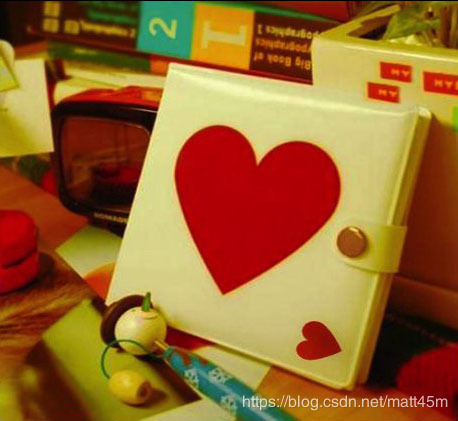
//> input picture IO_image/1.jpeg, 458 x 421 px; the run also reads 1 picture not shown here
$ ./roi ../IO_image/1.jpeg ../IO_image/2.jpeg   (built with g++ and OpenCV 4)
//> lines starting //> are read from the running program, lines starting //| are printed output that depends on the picture; after the words box and inside, x2 and y2 are one past the last pixel; in counts of white or black regions, pixels touching at a corner belong together
#include<opencv2/core.hpp>
#include<opencv2/imgcodecs.hpp>
#include<opencv2/imgproc.hpp>
#include<opencv2/highgui.hpp>
#include<iostream>

using namespace std;
using namespace cv;

Mat sample, Mark, img, tmp;
Mat Match;
Mat sample_Affine;
Mat frameDifference, absFrameDifference;
Mat segmentation;

static Point sample_pt = Point(-1, -1);
static Point match_pt = Point(-1, -1);
int thresh = 205, maxval = 255;

//function header
void onMouse(int event, int x, int y, int flags, void* ustc);
void matchingMethod(int, void*);
void Affine();
void findDifference(Mat& image1, Mat& image2);

int main(int argc, char** argv)
{
	sample = imread(argv[1], IMREAD_COLOR);
//> sample is the input picture: 421 rows x 458 cols, CV_8UC3; mean B, G, R 45.8, 101.7, 151
	sample.copyTo(img);
	sample.copyTo(tmp);
	namedWindow("sample", WINDOW_FREERATIO);
	setMouseCallback("sample", onMouse, 0);
	imshow("sample",sample);
	waitKey(0);
//> the left mouse button is pressed at (114, 105)
//> in onMouse, `putText(img, temp, pre_pt, FONT_HERSHEY_SIMPLEX, 3, Scalar(0, 0, 255),..`:
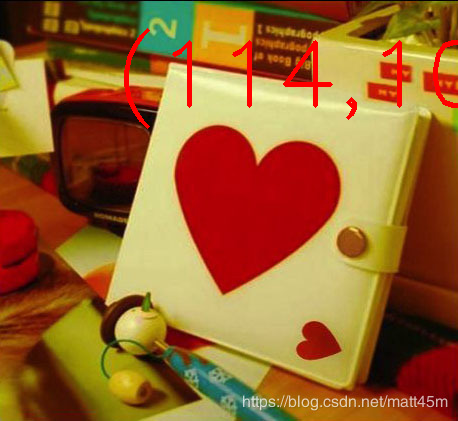
//> img: 421 rows x 458 cols, CV_8UC3; 1.58% of pixels changed, all inside (x1, y1, x2, y2) = (124, 28, 458, 129)
//> in onMouse, `circle(img, pre_pt, 2, Scalar(0, 0, 255), CV_FILLED, CV_AA, 0);`: img: 421 rows x 458 cols, CV_8UC3; 27 pixels changed, all inside (x1, y1, x2, y2) = (111, 103, 118, 109)
//> the mouse is dragged to (229, 210)
//> the mouse is dragged to (343, 315)
//> the button is released at (343, 315)
//> call 4 of onMouse, with event = 4, x = 343, y = 315, flags = 0
//> in onMouse (call 4), `circle(img, pre_pt, 2, Scalar(0, 0, 255), 1, 8, 0);`: img: 421 rows x 458 cols, CV_8UC3; mean B, G, R 45.6, 101.2, 152
//> in onMouse (call 4), `Mark = sample( Rect( min(cur_pt.x, pre_pt.x), min(cur_pt.y, pre_pt.y),..`:
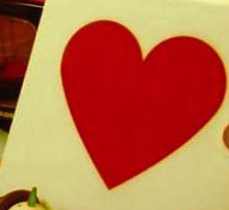
//> Mark: 210 rows x 229 cols, CV_8UC3; mean B, G, R 70.7, 110.4, 186.8

	Match = imread(argv[2], IMREAD_COLOR);
	namedWindow("templateMatching", WINDOW_FREERATIO);
	matchingMethod(0, 0);
	waitKey(0);

	Affine();
	waitKey(0);

	namedWindow("findDifference", WINDOW_FREERATIO);
	findDifference(sample_Affine, Match);
	waitKey(0);

	return 0;
}


void onMouse(int event, int x, int y, int flags, void* ustc)
{
	static Point pre_pt = Point(-1, -1);//初始坐标
	static Point cur_pt = Point(-1, -1);//当前坐标
	char temp[16];

	//左键按下，读取初始坐标，并在图像上该点处画圆
	if (event == EVENT_LBUTTONDOWN)
	{
		sample.copyTo(img);//将原始图像复制到img中
		sprintf(temp, "(%d,%d)", x, y);
		pre_pt = Point(x, y);
		sample_pt = Point(x, y);//鼠标标定点
		printf("(%d,%d)", sample_pt.x, sample_pt.y);

		//在窗口显示坐标
		putText(img, temp, pre_pt, FONT_HERSHEY_SIMPLEX,
			3, Scalar(0, 0, 255), 3, 8);

		//画圆
		circle(img, pre_pt, 2, Scalar(0, 0, 255),
			CV_FILLED, CV_AA, 0);

		imshow("sample", img);
	}

	//左键未被按下时鼠标移动的处理
	else if (event == EVENT_MOUSEMOVE && !(flags & EVENT_FLAG_LBUTTON))
	{
		img.copyTo(tmp);
		sprintf(temp, "(%d,%d)", x, y);
		cur_pt = Point(x, y);

		//实时显示鼠标移动的坐标
		putText(tmp, temp, cur_pt, FONT_HERSHEY_SIMPLEX,
			3, Scalar(0, 0, 255), 3, 8);

		imshow("sample", tmp);
	}

	//左键按下时，鼠标移动，在图像上画矩形
	else if (event == EVENT_MOUSEMOVE && (flags & EVENT_FLAG_LBUTTON))
	{
		img.copyTo(tmp);
		sprintf(temp, "(%d,%d)", x, y);
		cur_pt = Point(x, y);

		//实时显示鼠标拖动时形成的矩形
		/*putText(tmp, temp, cur_pt, FONT_HERSHEY_SIMPLEX,
			3, Scalar(0, 0, 255), 3, 8);*/

		rectangle(tmp, pre_pt, cur_pt, Scalar(0, 0, 255), 3, 8, 0);

		imshow("sample", tmp);
	}

	//左键松开，在图像上画矩形
	else if (event == EVENT_LBUTTONUP)
	{
		sample.copyTo(img);
		sprintf(temp, "(%d,%d)", x, y);
		cur_pt = Point(x, y);

		//显示坐标
		putText(img, temp, cur_pt, FONT_HERSHEY_SIMPLEX,
			3, Scalar(0, 0, 255), 3, 8);

		circle(img, pre_pt, 2, Scalar(0, 0, 255), 1, 8, 0);
		rectangle(img, pre_pt, cur_pt, Scalar(0, 0, 255), 3, 8, 0);

		imshow("sample", img);

		//截取矩形包围的图像，保存到Mark中
		int width = abs(pre_pt.x - cur_pt.x);
		int height = abs(pre_pt.y - cur_pt.y);
		if (width == 0 || height == 0)
		{
			return;
		}

		Mark = sample(
			Rect(
				min(cur_pt.x, pre_pt.x),
				min(cur_pt.y, pre_pt.y),
				width,
				height)
		);

		imwrite("Mark.jpg", Mark);
		namedWindow("Mark", WINDOW_FREERATIO);
		imshow("Mark", Mark);
	}
}

void matchingMethod(int, void*)
{
	Mat Match_display;
	Mat result;

	Match.copyTo(Match_display);

	//创建result矩阵存放匹配结果
	int result_cols = Match.cols - Mark.cols + 1;
//> result_cols = 230
	int result_rows = Match.rows - Mark.rows + 1;
//> result_rows = 212
	result.create(result_rows, result_cols, CV_32FC1);

	//执行模板匹配
	matchTemplate(Match, Mark, result, TM_SQDIFF);

	//归一化
	normalize(result, result, 0, 1, NORM_MINMAX, -1, Mat());

	//在 result 矩阵中，对最小值和最大值所处的坐标进行定位
	double minVal, maxVal;
	Point minLoc, maxLoc, matchLoc;
	minMaxLoc(result, &minVal, &maxVal, &minLoc, &maxLoc, Mat());
//> minVal = 0; maxVal = 1; minLoc = Point(114, 105); maxLoc = Point(42, 0)

	matchLoc = minLoc;
//> matchLoc = Point(114, 105)
	match_pt = matchLoc;//模板匹配点
//> match_pt = Point(114, 105)
	printf("(%d,%d)", match_pt.x, match_pt.y);
//| (114,105)

	rectangle(Match_display,
		matchLoc, Point(matchLoc.x + Mark.cols, matchLoc.y + Mark.rows),
		Scalar(0, 0, 255), 3, 8, 0);
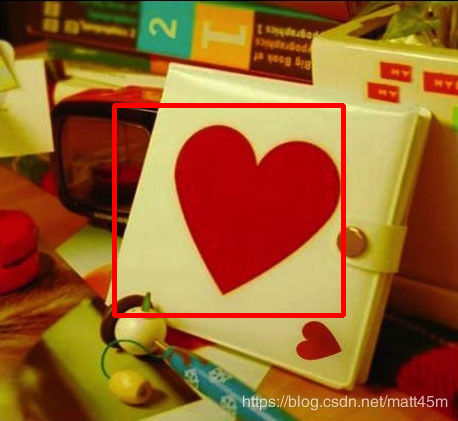
//> Match_display: 421 rows x 458 cols, CV_8UC3; mean B, G, R 43.8, 98.2, 152.8
	rectangle(result,
		matchLoc, Point(matchLoc.x + Mark.cols, matchLoc.y + Mark.rows),
		Scalar(0, 0, 255), 3, 8, 0);
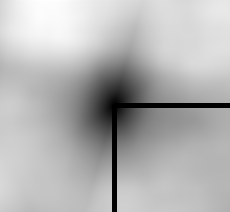
//> result: 212 rows x 230 cols, CV_32FC1; min 0, max 1, mean 0.704

	imshow("templateMatching", Match_display);

}

void Affine()
{
	//定义平移向量
	int dx = abs(sample_pt.x - match_pt.x);
//> dx = 0
	int dy = abs(sample_pt.y - match_pt.y);
//> dy = 0

	//定义平移矩阵
	Mat M = Mat::zeros(2, 3, CV_32FC1);
	M.at<float>(0, 0) = 1;
	M.at<float>(1, 1) = 1;

	if (match_pt.x < sample_pt.x)
	{
		M.at<float>(0, 2) = -dx;

		if (match_pt.y < sample_pt.y)
			M.at<float>(1, 2) = -dy;
		else
			M.at<float>(1, 2) = dy;

	}
	else
	{
		M.at<float>(0, 2) = dx;

		if (match_pt.y < sample_pt.y)
			M.at<float>(1, 2) = -dy;
		else
			M.at<float>(1, 2) = dy;
	}

	warpAffine(sample, sample_Affine, M, sample.size());
	namedWindow("Affine", WINDOW_FREERATIO);
	imshow("Affine", sample_Affine);
	imwrite("Affine.jpg", sample_Affine);
}

void findDifference(Mat& image1, Mat& image2)
{

	if ((image1.rows != image2.rows) || (image1.cols != image2.cols))
	{
		if (image1.rows > image2.rows)
		{
			resize(image1, image1, image2.size(), 0, 0, INTER_LINEAR);
		}
		else if (image1.rows < image2.rows)
		{
			resize(image2, image2, image1.size(), 0, 0, INTER_LINEAR);
		}
	}

	Mat image1_gray, image2_gray;
	if (image1.channels() != 1)
		cvtColor(image1, image1_gray, COLOR_BGR2GRAY);
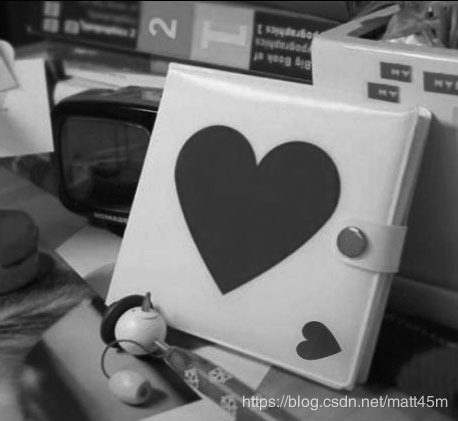
//> image1_gray: 421 rows x 458 cols, CV_8UC1; min 0, max 244, mean 110.1
	if (image2.channels() != 1)
		cvtColor(image2, image2_gray, COLOR_BGR2GRAY);

	Mat previousGrayFrame = image2_gray.clone();

	//图一减图二
	subtract(image1_gray, image2_gray, frameDifference, Mat(), CV_32FC1);
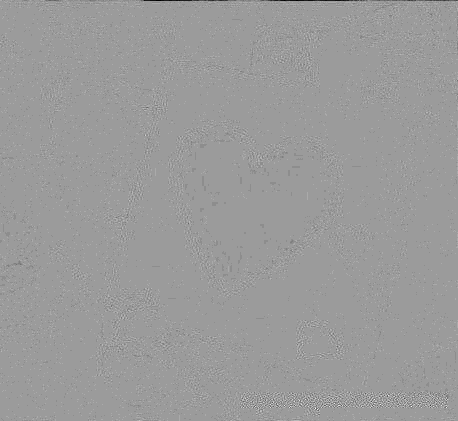
//> frameDifference: 421 rows x 458 cols, CV_32FC1; min -11, max 7, mean -0.0207; drawn with min black and max white

	//取绝对值
	absFrameDifference = abs(frameDifference);
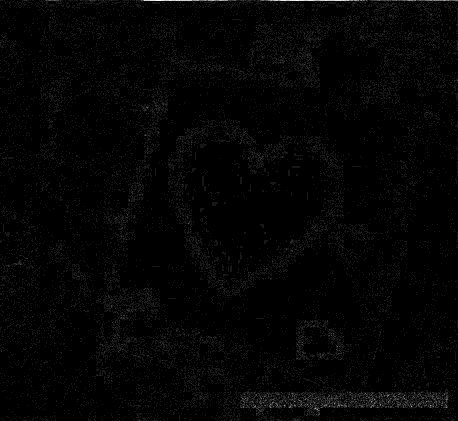
//> absFrameDifference: 421 rows x 458 cols, CV_32FC1; min 0, max 11, mean 0.161; drawn with min black and max white

	//改变位深
	absFrameDifference.convertTo(absFrameDifference, CV_8UC1, 1, 0);
//> absFrameDifference: 421 rows x 458 cols, CV_8UC1
	//namedWindow("absFrameDifference", WINDOW_FREERATIO);
	//imshow("absFrameDifference", absFrameDifference);

	//阈值处理
	threshold(absFrameDifference, segmentation, thresh, maxval, THRESH_BINARY);
//> segmentation: 421 rows x 458 cols, CV_8UC1; every value is 0

	//中值滤波
	medianBlur(segmentation, segmentation, 3);

	//形态学处理
	Mat morphologyKernel = getStructuringElement(MORPH_RECT, Size(3, 3), Point(-1, -1));
	morphologyEx(segmentation, segmentation, MORPH_CLOSE, morphologyKernel, Point(-1, -1), 2, BORDER_REPLICATE);

	//显示二值化
	//namedWindow("segmentation", WINDOW_FREERATIO);
	//imshow("segmentation", segmentation);

	//找边界
	vector<vector<Point> > contours;
	vector<Vec4i>hierarchy;
	findContours(segmentation, contours, hierarchy, CV_RETR_EXTERNAL, CV_CHAIN_APPROX_SIMPLE, Point(0, 0));
//> contours = 0 contours
	vector<vector<Point> >contours_poly(contours.size());
//> contours_poly = 0 contours
	vector<Rect> boundRect;
	boundRect.clear();

	for (int index = 0; index < contours.size(); index++)
	{
		approxPolyDP(Mat(contours[index]), contours_poly[index], 3, true);
		Rect rect = boundingRect(Mat(contours_poly[index]));
		rectangle(image2, rect, Scalar(0, 0, 255), 3, 8, 0);
	}
//> this loop made 0 passes
	imshow("findDifference", image2);
	imwrite("findDifference.jpg", image2);
}
